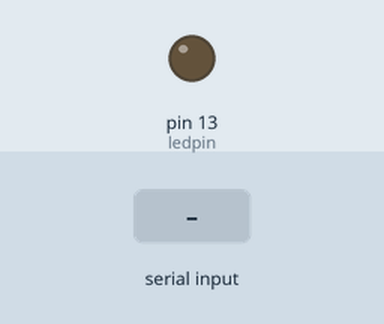
The sketch below on a simulated Arduino Uno, built with avr-gcc and run on an emulated ATmega328P. Parts: output pins drawn as LEDs (lit = HIGH). The inputs (shaded band) are chosen by the test bench. What the sketch prints to the serial monitor is not drawn.

Above: at 1.2 s.
1.3 s: "R" received over Serial
At 1.7 s:
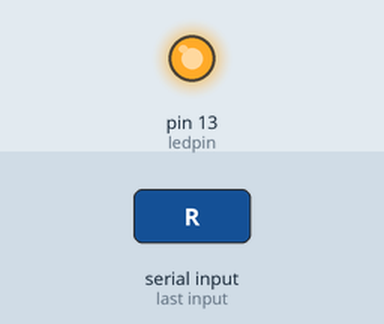
Timing chart, 0 to 4.3 s (numbered marks = the images above; inputs shaded):
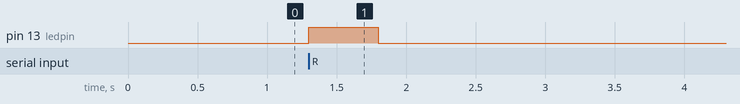

The sketch:

Hello.ino
```cpp
int val;
byte ledpin = 13;

void setup()
{

  Serial.begin(9600);
  pinMode(ledpin, OUTPUT);

}

void loop()
{

  val = Serial.read();

  if (val == 'R')
  {
    digitalWrite(ledpin, HIGH);
    delay(500);
    digitalWrite(ledpin, LOW);
    Serial.println("Hello world!");
  }

}
```

Measured:
- after the input at 1.3 s, pin 13 (ledpin): LOW → HIGH at once, → LOW 0.50 s later
